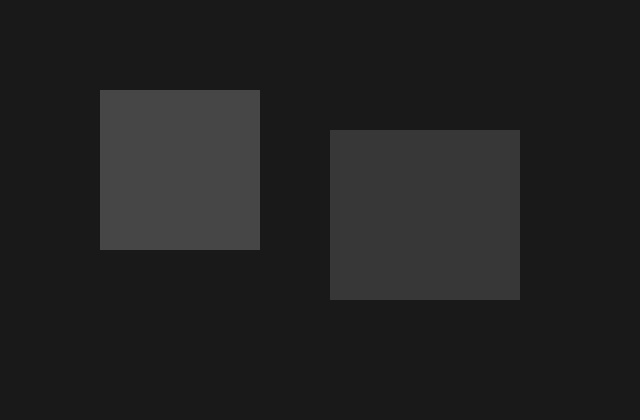
#> input picture sanya/02_Brightness/input.jpg, 640 x 420 px
$ python program.py
#> lines starting #> are read from the running program, lines starting #| are printed output that depends on the picture
# Computer Vision Unit II
# 02_Brightness
# Task: Increase brightness of the dark input image.
#
# Develop and run your own implementation here using Python + OpenCV.
# Use relative paths so the program runs from this folder.
#
# Required input: input.jpg
# Required output filename(s): see the assignment PDF.

import cv2

# Read dark image
image = cv2.imread("input.jpg")
#> image is the input picture: shape (420, 640, 3); min 21, max 72, mean 32.9

# Increase brightness using add()
brightness = 50
result = cv2.add(image, brightness)
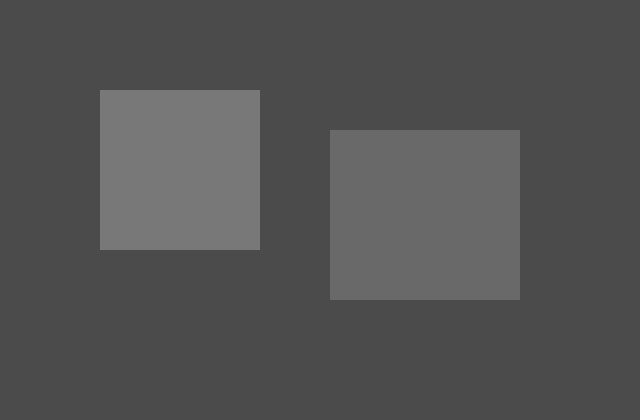
#> result: shape (420, 640, 3); min 71, max 122, mean 82.9

# Compare one pixel before and after
print("Before:", image[100, 100])
#| Before: [70 70 70]
print("After:", result[100, 100])
#| After: [120 120 120]

# Save enhanced image
cv2.imwrite("output.png", result)

print("Output saved as output.png")

$ run again, with sanya/03_Contrast_Stretching/input.jpg copied over sanya/02_Brightness/input.jpg
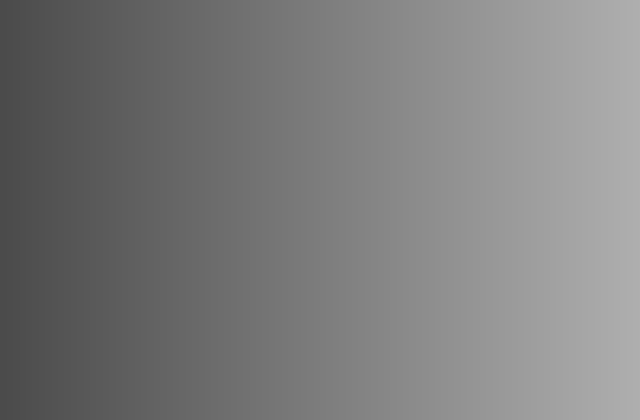
#> input picture sanya/03_Contrast_Stretching/input.jpg, 640 x 420 px
#> image is the input picture: shape (420, 640, 3); min 75, max 175, mean 124.5
#> `result = cv2.add(image, brightness)`:
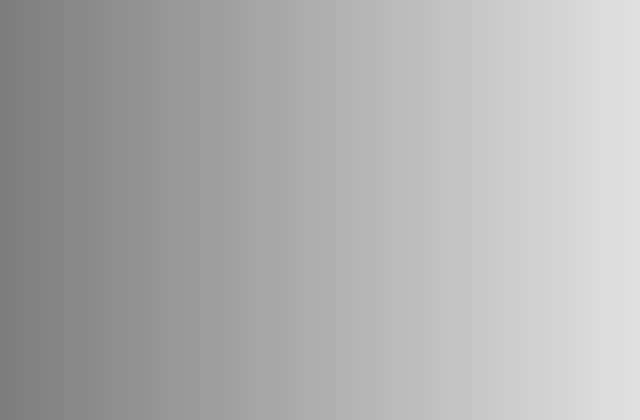
#> result: shape (420, 640, 3); min 125, max 225, mean 174.5
#| Before: [90 90 90]
#| After: [140 140 140]

$ run again, with sanya/04_Histogram/input.jpg copied over sanya/02_Brightness/input.jpg
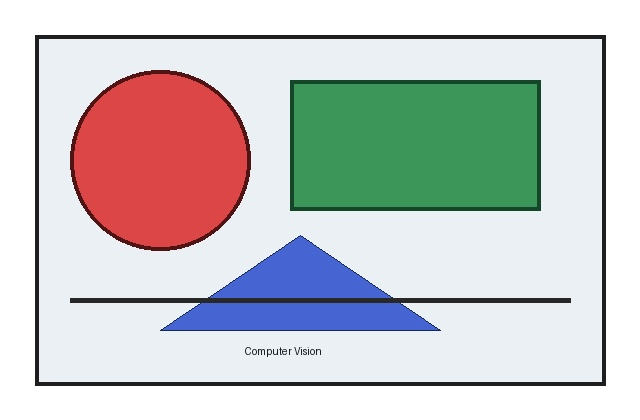
#> input picture sanya/04_Histogram/input.jpg, 640 x 420 px
#> image is the input picture: shape (420, 640, 3); mean B, G, R 200.7, 200.9, 200.3
#> `result = cv2.add(image, brightness)`:
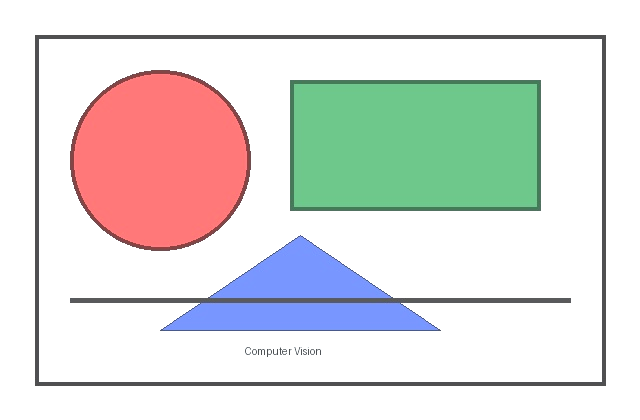
#> result: shape (420, 640, 3); mean B, G, R 220.5, 222.6, 223
#| Before: [ 73  72 218]
#| After: [123 122 255]
